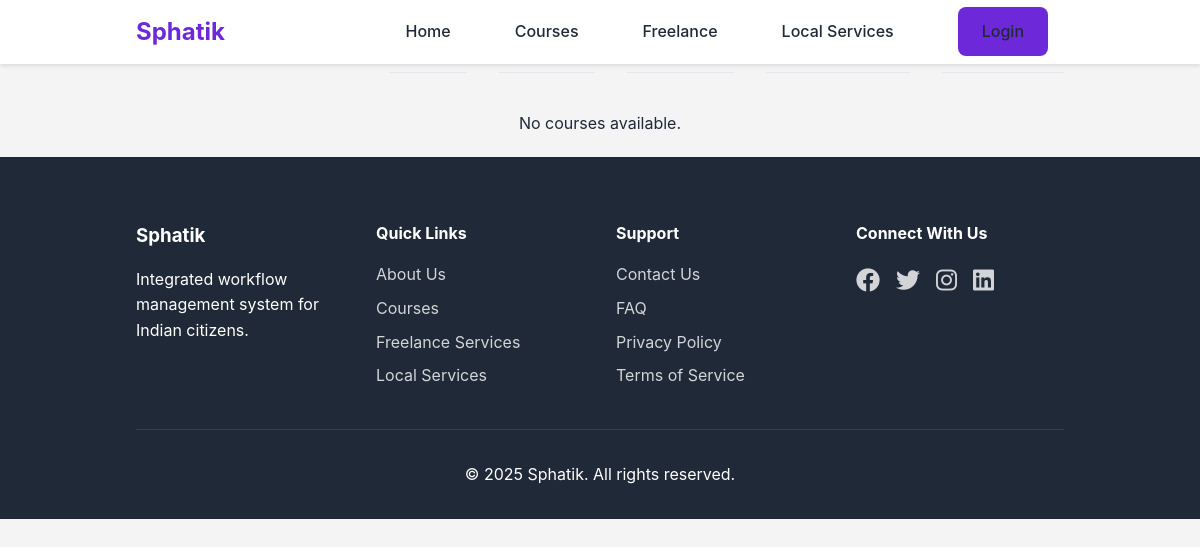
The app's page /courses/courses.php, older data.
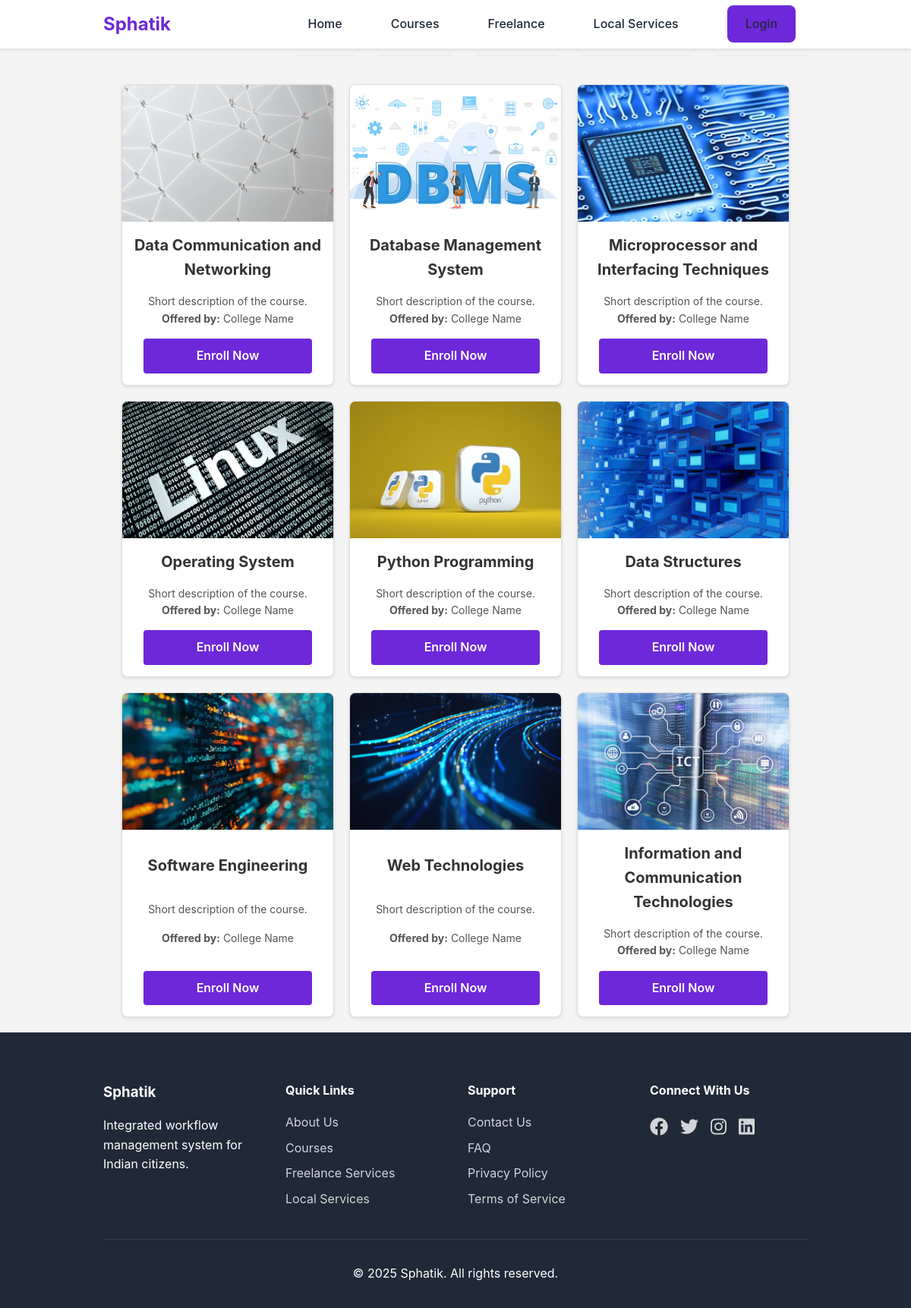
The same page, newer data.
### tables this page shows
CREATE TABLE `courses` (
  `id` int(11) NOT NULL,
  `img_src` varchar(255) NOT NULL,
  `title` varchar(255) NOT NULL,
  `description` text DEFAULT NULL,
  `enroll_link` varchar(255) DEFAULT NULL,
  `college_name` varchar(255) NOT NULL
);

### includes/functions.php (the view, shortened to what this page needs)
<?php
function generateCourseCard($img, $title, $desc, $link, $college) {
    return "<div class='course-card'>
                <img src='$img' alt='$title'>
                <h3>$title</h3>
                <p>$desc</p>
                <p class='college-name'><strong>Offered by:</strong> $college</p>
                <a href='$link' class='btn'>Enroll Now</a>
            </div>";
}

### courses/courses.php (shortened to what this page needs)
<!DOCTYPE html>
<html lang="en">
<head>
    <link rel="stylesheet" href="../css/course_styles.css">
    <link rel="stylesheet" href="../css/style.css">
    <link rel="stylesheet" href="https://cdnjs.cloudflare.com/ajax/libs/font-awesome/6.0.0/css/all.min.css">
</head>
<body>
    <?php include '../includes/header.php';
    include '../config/database.php';
    include '../includes/functions.php';
    ?>
    <main class="courses-page">
        <div class="container">
            <h1>Our Courses</h1>
            <div class="courses-grid">
                <?php
                $sql = "SELECT img_src, title, description, enroll_link, college_name FROM courses";
                $stmt = $pdo->prepare($sql);
                $stmt->execute();
                $courses = $stmt->fetchAll();
                if ($courses) {
                    foreach ($courses as $course) {
                        echo generateCourseCard($course['img_src'], $course['title'], $course['description'], $course['enroll_link'], $course['college_name']);
                    }
                } else {
                    echo "<p>No courses available.</p>";
                }
        ?>
            </div>
        </div>
    </main>
    <?php include '../includes/footer.php'; ?>
</body>
</html>

### includes/header.php (shortened to what this page needs)
<header class="header">
    <div class="container">
        <a href="sphatik v1/index.php" class="logo">Sphatik</a>
        <nav class="nav">
            <ul class="nav-list">
                <li class="lsit-item"><a href="<?= BASE_URL ?>index.php" style="text-decoration: none;">Home</a></li>
                <li class="lsit-item"><a href="<?= BASE_URL ?>courses/courses.php">Courses</a></li>
                <li class="lsit-item"><a href="<?= BASE_URL ?>freelance.php">Freelance</a></li>
                <li class="lsit-item"><a href="<?= BASE_URL ?>services.php">Local Services</a></li>
                <?php if (isset($_SESSION['user_id'])): ?>
                    <li class="lsit-item"><a href="<?= BASE_URL ?>profile.php">Profile</a></li>
                    <li class="lsit-item"><a href="<?= BASE_URL ?>/auth/logout.php">Logout</a></li>
                <?php else: ?>
                    <li class="lsit-item"><a href="<?= BASE_URL ?>/auth/login.php" class="btn btn-login">Login</a></li>
                <?php endif; ?>
            </ul>
        </nav>
    </div>
</header>

### includes/footer.php
<footer class="footer">
    <div class="container">
        <div class="footer-grid">
            <div class="footer-section">
                <h3>Sphatik</h3>
                <p>Integrated workflow management system for Indian citizens.</p>
            </div>
            <div class="footer-section">
                <h4>Quick Links</h4>
                <ul>
                    <li><a href="about.php">About Us</a></li>
                    <li><a href="courses.php">Courses</a></li>
                    <li><a href="freelance.php">Freelance Services</a></li>
                    <li><a href="services.php">Local Services</a></li>
                </ul>
            </div>
            <div class="footer-section">
                <h4>Support</h4>
                <ul>
                    <li><a href="contactus.php">Contact Us</a></li>
                    <li><a href="faq.php">FAQ</a></li>
                    <li><a href="privacy.php">Privacy Policy</a></li>
                    <li><a href="terms_of_service.php">Terms of Service</a></li>
                </ul>
            </div>
            <div class="footer-section">
                <h4>Connect With Us</h4>
                <div class="social-links">
                    <a href="#"><i class="fab fa-facebook"></i></a>
                    <a href="#"><i class="fab fa-twitter"></i></a>
                    <a href="#"><i class="fab fa-instagram"></i></a>
                    <a href="#"><i class="fab fa-linkedin"></i></a>
                </div>
            </div>
        </div>
        <div class="footer-bottom">
            <p>&copy; <?php echo date('Y'); ?> Sphatik. All rights reserved.</p>
        </div>
    </div>
</footer>

### css/course_styles.css (style rules this page uses)
body { font-family: Arial, sans-serif; margin: 0; padding: 0; box-sizing: border-box; background: #f4f4f4; }
.container { width: 80%; margin: 0 auto; }
.courses-page { padding: 20px 0; }
.courses-page h1 { text-align: center; margin-bottom: 40px; }
.courses-grid { display: flex; flex-wrap: wrap; gap: 20px; justify-content: center; }
.course-card { background: #fff; border: 1px solid #ddd; border-radius: 8px; overflow: hidden; width: 280px; box-shadow: 0 2px 4px rgba(0, 0, 0, 0.1); text-align: center; display: flex; flex-direction: column; justify-content: space-between; }
.course-card img { width: 100%; height: 180px; object-fit: cover; }
.course-card h3 { margin: 15px 0; font-size: 20px; color: #333; }
.course-card p { padding: 0 15px; font-size: 14px; color: #555; }
.course-card .btn { display: block; margin: 15px auto; padding: 10px 20px; background: #6d28d9; color: #fff; text-decoration: none; border-radius: 4px; width: 80%; text-align: center; }

### css/style.css (style rules this page uses)
:root { --primary-color: #6d28d9; --secondary-color: #4c1d95; --text-color: #1f2937; --light-gray: #f3f4f6; --white: #ffffff; }
* { margin: 0; padding: 0; box-sizing: border-box; }
body { font-family: -apple-system, BlinkMacSystemFont, 'Segoe UI', Roboto, 'Helvetica Neue', Arial, sans-serif; line-height: 1.6; color: var(--text-color); }
.container { max-width: 1200px; margin: 0 auto; padding: 0 1rem; }
.header { background: var(--white); box-shadow: 0 2px 4px rgba(0,0,0,0.1); position: fixed; width: 100%; top: 0; z-index: 1000; }
.header .container { display: flex; justify-content: space-between; align-items: center; height: 4rem; }
.logo { font-size: 1.5rem; font-weight: bold; color: var(--primary-color); text-decoration: none; }
.nav-list { display: flex; list-style: none; gap: 2rem; }
.nav-list a { text-decoration: none; color: var(--text-color); font-weight: 500; border: none; }
.btn { display: inline-flex; align-items: center; gap: 0.5rem; padding: 0.75rem 1.5rem; background: var(--primary-color); color: var(--white); text-decoration: none; border-radius: 0.5rem; font-weight: 600; transition: background-color 0.3s; }
.footer { background: var(--text-color); color: var(--white); padding: 4rem 0 2rem; }
.footer-grid { display: grid; grid-template-columns: repeat(auto-fit, minmax(200px, 1fr)); gap: 2rem; margin-bottom: 2rem; }
.footer-section h3, .footer-section h4 { margin-bottom: 1rem; }
.footer-section ul { list-style: none; }
.footer-section ul li { margin-bottom: 0.5rem; }
.footer-section a { color: var(--white); text-decoration: none; opacity: 0.8; transition: opacity 0.3s; }
.social-links { display: flex; gap: 1rem; }
.social-links a { font-size: 1.5rem; }
.footer-bottom { text-align: center; padding-top: 2rem; border-top: 1px solid rgba(255,255,255,0.1); }
.lsit-item { display: flex; justify-content: center; align-items: center; padding: 1rem; border-bottom: 1px solid #e2e8f0; }

Row changes from the older to the newer data that the page shows:
added courses: img_src (picture), title "Data Communication and Networking", description "Short description of the course.", college_name "College Name"
added courses: img_src (picture), title "Database Management System", description "Short description of the course.", college_name "College Name"
added courses: img_src (picture), title "Microprocessor and Interfacing Techniques", description "Short description of the course.", college_name "College Name"
added courses: img_src (picture), title "Operating System", description "Short description of the course.", college_name "College Name"
added courses: img_src (picture), title "Python Programming", description "Short description of the course.", college_name "College Name"
added courses: img_src (picture), title "Data Structures", description "Short description of the course.", college_name "College Name"
added courses: img_src (picture), title "Software Engineering", description "Short description of the course.", college_name "College Name"
added courses: img_src (picture), title "Web Technologies", description "Short description of the course.", college_name "College Name"
added courses: img_src (picture), title "Information and Communication Technologies", description "Short description of the course.", college_name "College Name"
Text that changed along with them:
text no longer shown: "No courses available."
